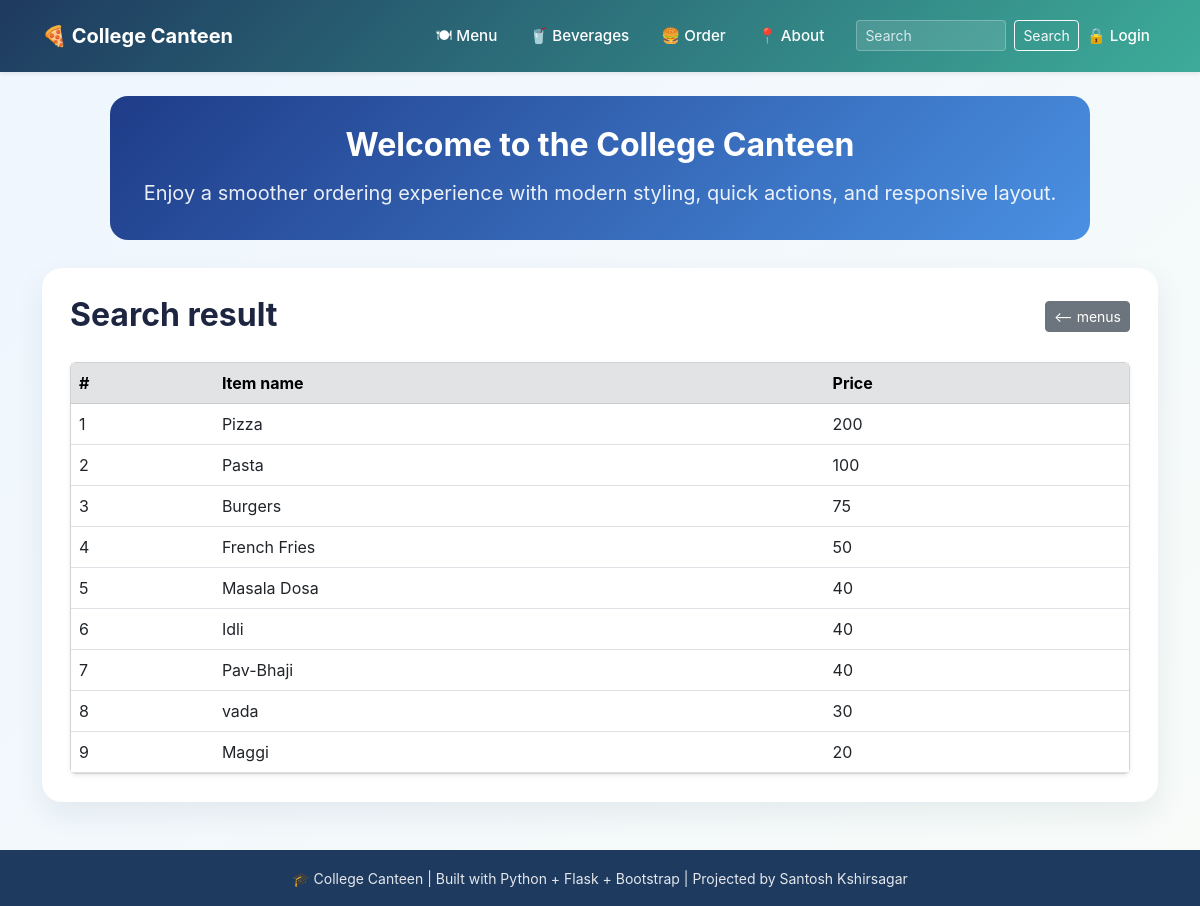
Before: /search with the older database file.
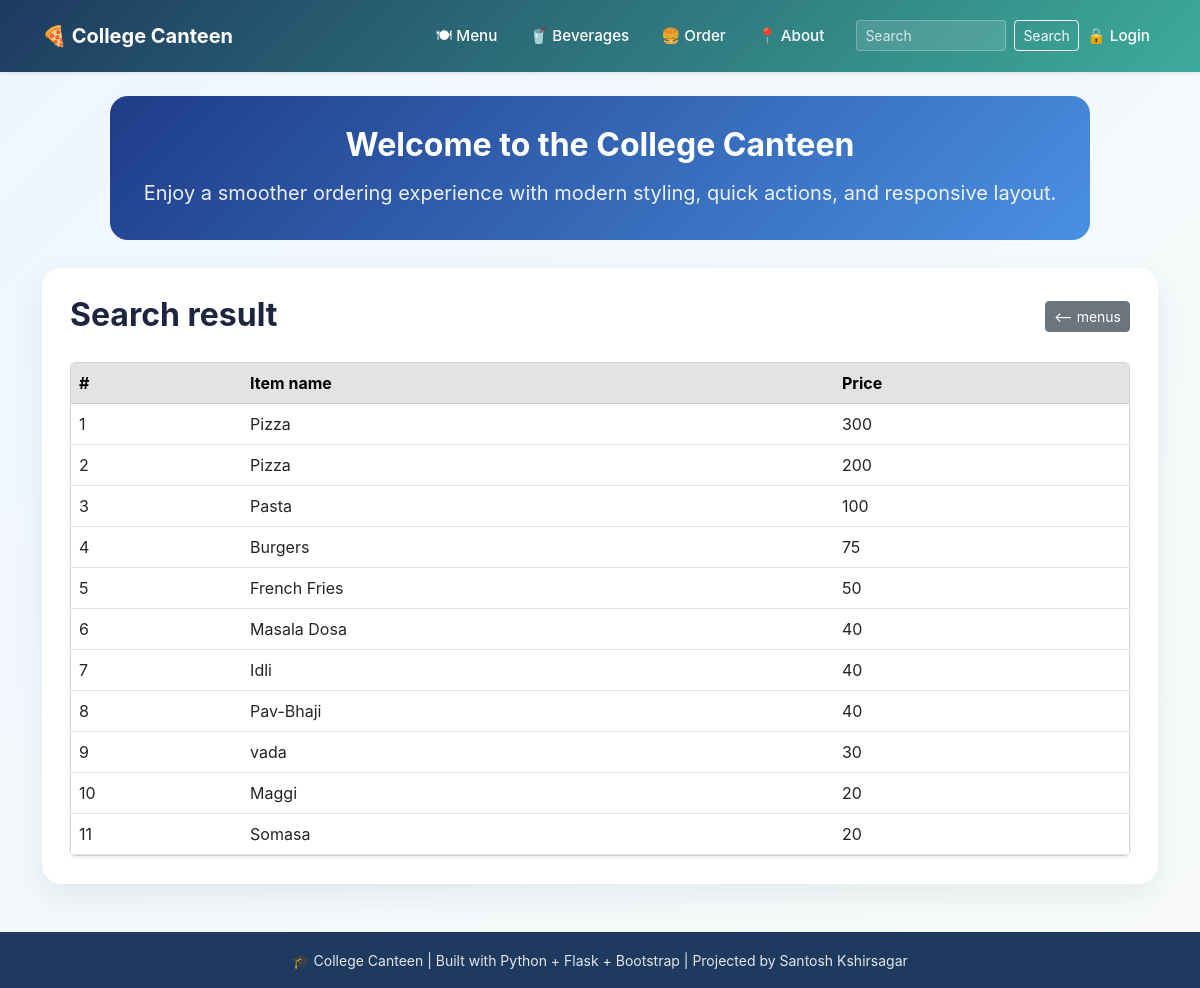
After: the same page with the newer database file.
### tables this page shows
CREATE TABLE menus
                 (id INTEGER PRIMARY KEY AUTOINCREMENT,
                 name TEXT NOT NULL,
                 price INTEGER NOT NULL);

### app.py (the view)
@app.route("/search")
def search():
    q=request.args.get('q','')
    conn = get_db_menus()
    if q:
        menu = conn.execute('''SELECT * FROM menus WHERE
                                name LIKE ?
                                OR price LIKE ?''',
                                (f'%{q}%', f'%{q}%')).fetchall()
    else:
        menu = conn.execute('SELECT * FROM menus ORDER BY price DESC').fetchall()
    conn.close()
    return render_template("search.html", menus=menu, query=q)

### database.py (called while the page is built)
def get_db():
    conn = sqlite3.connect(DB_PATH)
    conn.row_factory = sqlite3.Row
    return conn

### templates/search.html (shortened to what this page needs)
{% extends "base.html" %}
{% block content %}
<div class="d-flex justify-content-between align-items-center mb-4">
  <h2 class="fw-bold mb-1">Search result</h2>
  <a href="{{url_for('menu')}}" class="btn btn-secondary btn-sm"><-- menus</a>
</div>
{% if menus %}
<div class="card shadow-sm">
  <div class="table-responsive">
    <table class="table table-hover mb-0">
      <thead class="table-secondary">
        <tr>
          <th>#</th>
          <th>Item name</th>
          <th>Price</th>
        </tr>
      </thead>
      <tbody>
        {% for item in menus %}
        <tr class="align-middle">
          <td>{{ loop.index }}</td>
          <td>{{ item.name }}</td>
          <td>{{ item.price }}</td>
        </tr>
        {% endfor %}
      </tbody>
    </table>
  </div>
</div>
{% else %}
<p>No results found.</p>
{% endif %}
{% endblock %}

Changed rows visible on the page:
added menus: name "Pizza", price "300"
added menus: name "Somasa", price "20"
